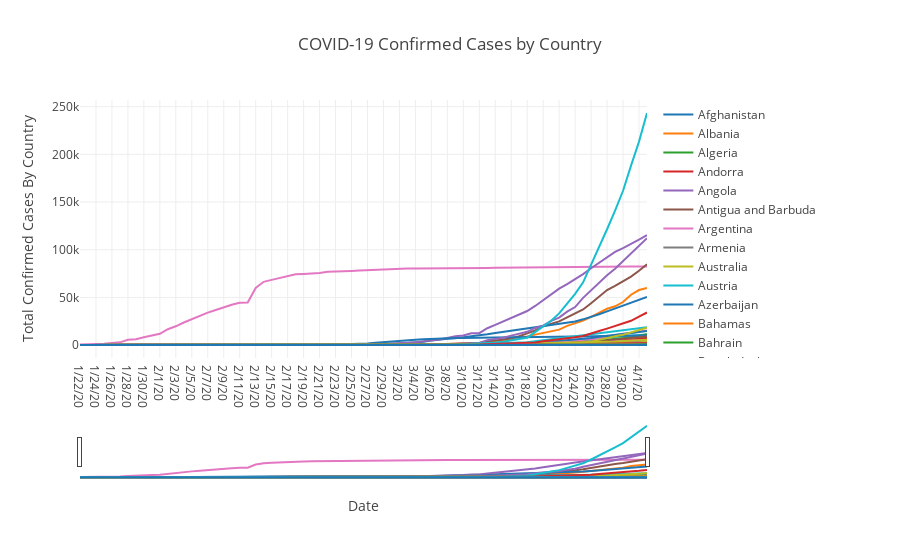

Write notebook code for a chart like this one.
### Code cell
confirmed_cases_global_by_country = confirmed_cases_global_by_country.T 
desired_columns = confirmed_cases_global_by_country.columns
confirmed_cases_global_by_country.index.names = ['Date']
confirmed_cases_global_by_country = confirmed_cases_global_by_country.reset_index(drop=False)
figure_1 = plot_multiple_fields_time_series(input_df=confirmed_cases_global_by_country,
                                            x_axis_columns=['Date'], 
                                            y_axis_columns=desired_columns, 
                                            range_slider=True, 
                                            rows=1,                                          
                                            columns=1, 
                                            title='COVID-19 Confirmed Cases by Country',
                                            x_axis_title='Date', 
                                            y_axis_title='Total Confirmed Cases By Country', 
                                            template='gridon')
iplot(figure_1)
